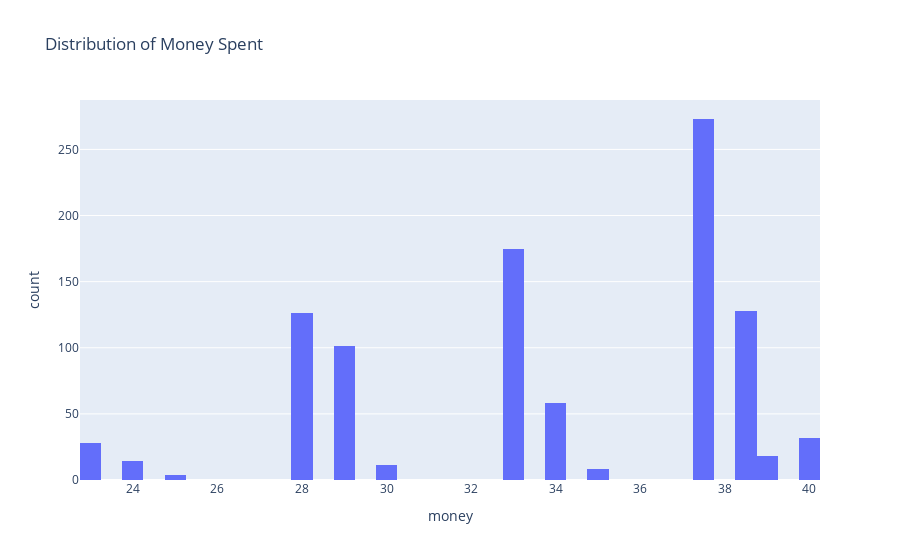

This figure's notebook cell:
### Code cell
fig = px.histogram(df, x='money', nbins=50, title='Distribution of Money Spent')
fig.show()

### Figure 1 — Plotly figure (JSON) as saved in the notebook; plotly's stock layout.template omitted (floating-point values rounded to 4 significant figures; data arrays with more than 128 entries replaced by an {"elided": "..."} marker saying what was removed)
{"data": [{"alignmentgroup": "True", "bingroup": "x", "hovertemplate": "money=%{x}<br>count=%{y}<extra></extra>", "legendgroup": "", "marker": {"color": "#636efa", "pattern": {"shape": ""}}, "name": "", "nbinsx": 50, "offsetgroup": "", "orientation": "v", "showlegend": false, "type": "histogram", "x": {"elided": "976 float values"}, "xaxis": "x", "yaxis": "y"}], "layout": {"barmode": "relative", "legend": {"tracegroupgap": 0}, "title": {"text": "Distribution of Money Spent"}, "xaxis": {"anchor": "y", "domain": [0, 1], "title": {"text": "money"}}, "yaxis": {"anchor": "x", "domain": [0, 1], "title": {"text": "count"}}}}
